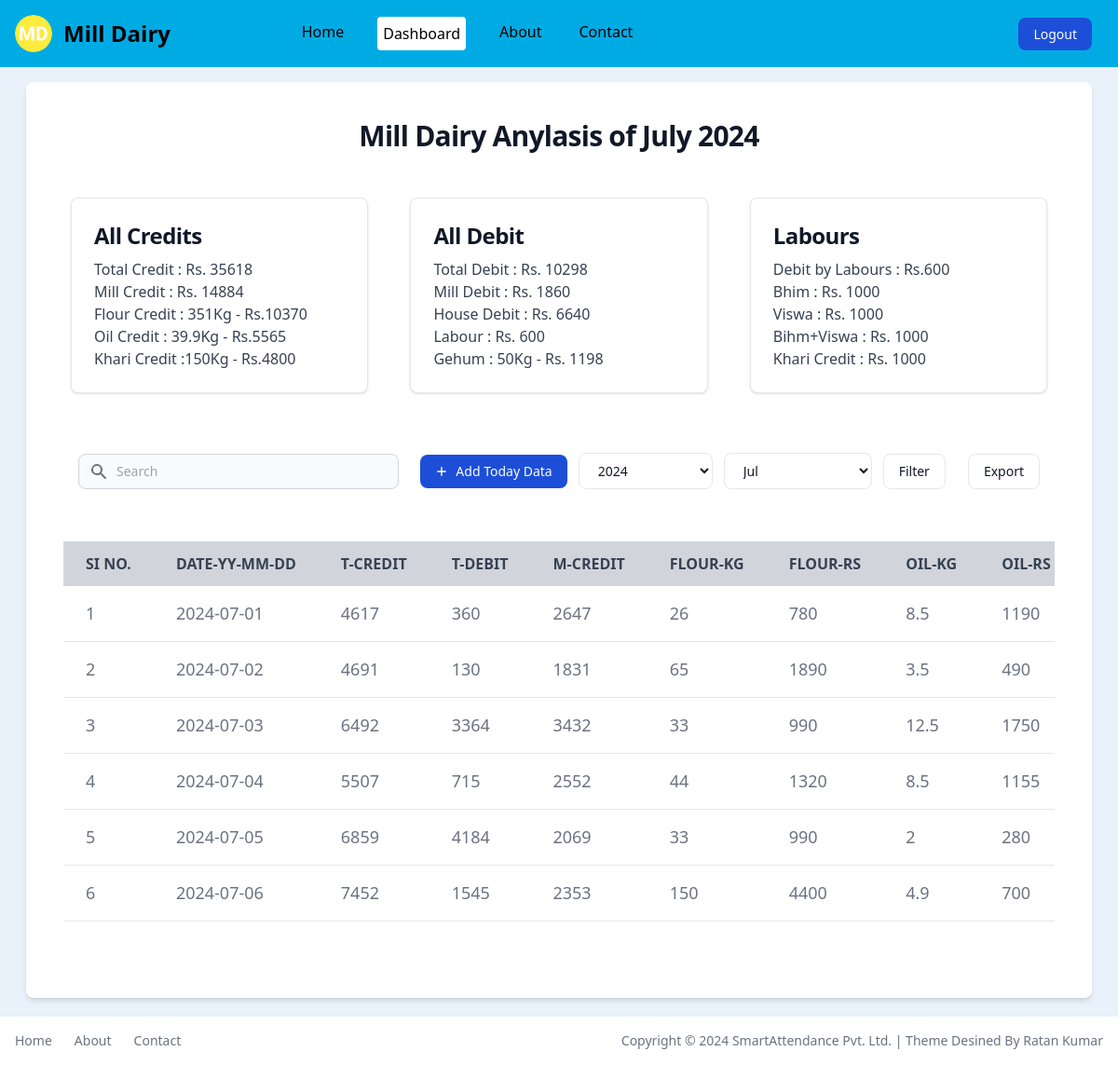
The page /dashboard (signed in) on the database its author committed.
### app.py (models this page shows, shortened)
class MillData(db.Model):
    id = db.Column(db.Integer, primary_key=True)
    user_id = db.Column(db.Integer, db.ForeignKey('user.id'), nullable=False)
    date = db.Column(db.Date, default=datetime.datetime.now)
    mill_credit = db.Column(db.Integer, nullable=False)
    flour_weight = db.Column(db.Integer, nullable=False)
    flour_rs = db.Column(db.Integer, nullable=False)
    oil_weight = db.Column(db.Integer, nullable=False)
    oil_rs = db.Column(db.Integer, nullable=False)
    khari_weight = db.Column(db.Integer, nullable=False)
    khari_rs = db.Column(db.Integer, nullable=False)
    labour_dscri = db.Column(db.String(100), nullable=False)
    labour_rs = db.Column(db.Integer, nullable=False)
    mill_debit = db.Column(db.Integer, nullable=False)
    mill_dscri = db.Column(db.String(100), nullable=False)
    home_debit = db.Column(db.Integer, nullable=False)
    home_dscri = db.Column(db.String(100), nullable=False)
    gehum_weight = db.Column(db.Integer, nullable=False)
    gehum_rs = db.Column(db.Integer, nullable=False)
    total_credit = db.Column(db.Integer, nullable=False)
    total_debit = db.Column(db.Integer, nullable=False)
    user = db.relationship('User', backref=db.backref('milldatas', lazy=True))

### app.py (the view, shortened to what this page needs)
@app.route('/dashboard', methods=['GET', 'POST'])
def dashboard():
    if 'email' in session:
        user = User.query.filter_by(email=session['email']).first()
        year = datetime.datetime.now().year # Give: 2024/2023..
        current_year = datetime.datetime.now().year # Give: 2024/2023..
        month = datetime.datetime.now().month # Give: 1/2/3/4/5..
        month_name = datetime.datetime.now().strftime("%B")
        if request.method == 'POST':
            year = int(request.form['year'])
            month = int(request.form['month'])
            month_name = datetime.datetime(year, month, 1).strftime("%B")
        mill_dairy_datas = MillData.query.filter(
            MillData.user_id == user.id,
            db.extract('year', MillData.date) == year,
            db.extract('month', MillData.date) == month
        ).all()
        query = request.args.get('query')
        total_t_credit = sum(data.total_credit for data in mill_dairy_datas)
        total_t_debit = sum(data.total_debit for data in mill_dairy_datas)
        total_m_credit = sum(data.mill_credit for data in mill_dairy_datas)
        total_flour_rs = sum(data.flour_rs for data in mill_dairy_datas)
        total_flour_weight = sum(data.flour_weight for data in mill_dairy_datas)
        total_oil_rs = sum(data.oil_rs for data in mill_dairy_datas)
        total_oil_weight = sum(data.oil_weight for data in mill_dairy_datas)
        total_khari_rs = sum(data.khari_rs for data in mill_dairy_datas)
        total_khari_weight = sum(data.khari_weight for data in mill_dairy_datas)
        total_mill_debit = sum(data.mill_debit for data in mill_dairy_datas)
        total_home_debit = sum(data.home_debit for data in mill_dairy_datas)
        total_labour_rs = sum(data.labour_rs for data in mill_dairy_datas)
        total_gehum_rs = sum(data.gehum_rs for data in mill_dairy_datas)
        total_gehum_weight = sum(data.gehum_weight for data in mill_dairy_datas)
        return render_template('dashboard.html', title='Dashboard', current_page='dashboard',
                               mill_dairy_datas=mill_dairy_datas, year=year, current_year=current_year,
                               month=month, month_name=month_name,
                               total_t_credit=total_t_credit, total_t_debit=total_t_debit,
                               total_m_credit=total_m_credit, total_flour_rs=total_flour_rs,
                               total_flour_weight=total_flour_weight, total_oil_rs=total_oil_rs,
                               total_oil_weight=total_oil_weight, total_khari_rs=total_khari_rs,
                               total_khari_weight=total_khari_weight, total_mill_debit=total_mill_debit,
                               total_home_debit=total_home_debit, total_labour_rs=total_labour_rs,
                               total_gehum_rs=total_gehum_rs, total_gehum_weight=total_gehum_weight)
    else:
        flash('You need to login first.', 'error')
        return redirect('/login')

### templates/dashboard.html (shortened to what this page needs)
{% extends 'layout.html' %}
{% block content %}
<div class="pt-[68px] w-full">
    <section class="bg-[#E9F1FA] dark:bg-gray-900 p-3 sm:p-5">
        <div class="mx-auto px-2 lg:px-2">
            <div class="bg-white dark:bg-gray-800 relative shadow-md sm:rounded-lg overflow-hidden">
                <h1 class="m-10 text-center mb-2 text-3xl font-bold tracking-tight text-gray-900 dark:text-white">Mill
                    Dairy Anylasis of {{month_name}} {{year}} </h1>
                <div class="m-1 md:m-10 flex flex-col md:flex-row md:items-center md:justify-between">
                    <div
                        class="block md:w-[30%] max-w-sm m-2 p-6 bg-white border border-gray-200 rounded-lg shadow hover:bg-gray-100 dark:bg-gray-800 dark:border-gray-700 dark:hover:bg-gray-700">
                        <h5 class="mb-2 text-2xl font-bold tracking-tight text-gray-900 dark:text-white">All Credits
                        </h5>
                        <p class="font-normal text-gray-700 dark:text-gray-400">Total Credit : Rs. {{ total_t_credit }}</p>
                        <p class="font-normal text-gray-700 dark:text-gray-400">Mill Credit : Rs. {{total_m_credit}}</p>
                        <p class="font-normal text-gray-700 dark:text-gray-400">Flour Credit : {{ total_flour_weight }}Kg - Rs.{{ total_flour_rs }}</p>
                        <p class="font-normal text-gray-700 dark:text-gray-400">Oil Credit : {{ total_oil_weight }}Kg - Rs.{{ total_oil_rs }}</p>
                        <p class="font-normal text-gray-700 dark:text-gray-400">Khari Credit :{{total_khari_weight}}Kg - Rs.{{total_khari_rs}}</p>
                    </div>
                    <div
                        class="block md:w-[30%] max-w-sm m-2 p-6 bg-white border border-gray-200 rounded-lg shadow hover:bg-gray-100 dark:bg-gray-800 dark:border-gray-700 dark:hover:bg-gray-700">
                        <h5 class="mb-2 text-2xl font-bold tracking-tight text-gray-900 dark:text-white">All Debit</h5>
                        <p class="font-normal text-gray-700 dark:text-gray-400">Total Debit : Rs. {{ total_t_debit }}</p>
                        <p class="font-normal text-gray-700 dark:text-gray-400">Mill Debit : Rs. {{ total_mill_debit }}</p>
                        <p class="font-normal text-gray-700 dark:text-gray-400">House Debit : Rs. {{ total_home_debit }}</p>
                        <p class="font-normal text-gray-700 dark:text-gray-400">Labour : Rs. {{ total_labour_rs }}</p>
                        <p class="font-normal text-gray-700 dark:text-gray-400">Gehum : {{ total_gehum_weight }}Kg - Rs. {{ total_gehum_rs }}</p>
                    </div>
                    <div
                        class="block md:w-[30%] max-w-sm m-2 p-6 bg-white border border-gray-200 rounded-lg shadow hover:bg-gray-100 dark:bg-gray-800 dark:border-gray-700 dark:hover:bg-gray-700">
                        <h5 class="mb-2 text-2xl font-bold tracking-tight text-gray-900 dark:text-white">Labours</h5>
                        <p class="font-normal text-gray-700 dark:text-gray-400">Debit by Labours : Rs.{{ total_labour_rs }}</p>
                        <p class="font-normal text-gray-700 dark:text-gray-400">Bhim : Rs. 1000</p>
                        <p class="font-normal text-gray-700 dark:text-gray-400">Viswa : Rs. 1000</p>
                        <p class="font-normal text-gray-700 dark:text-gray-400">Bihm+Viswa : Rs. 1000</p>
                        <p class="font-normal text-gray-700 dark:text-gray-400">Khari Credit : Rs. 1000</p>
                    </div>
                </div>
                <div class="m-1 md:m-10 flex flex-col md:flex-row items-center justify-between space-y-5 md:space-y-0 md:space-x-4 p-4">
                    <div class="w-full md:w-1/3">
                        <form class="flex items-center" action="/dashboard" method="get">
                            <div class="relative w-full">
                                <div class="absolute inset-y-0 left-0 flex items-center pl-3 pointer-events-none">
                                </div>
                                <input type="text" name="query" id="simple-search" class="bg-gray-50 border border-gray-300 text-gray-900 text-sm rounded-lg focus:ring-primary-500 focus:border-primary-500 block w-full pl-10 p-2 dark:bg-gray-700 dark:border-gray-600 dark:placeholder-gray-400 dark:text-white dark:focus:ring-primary-500 dark:focus:border-primary-500" placeholder="Search" required="">
                            </div>
                        </form>
                    </div>
                    <div class="w-full md:w-auto flex flex-col md:flex-row space-y-5 md:space-y-0 items-stretch md:items-center justify-end md:space-x-3 flex-shrink-0">
                        <button type="button"
                            class="flex items-center justify-center text-white bg-blue-700 hover:bg-primary-800 focus:ring-4 focus:ring-primary-300 font-medium rounded-lg text-sm px-4 py-2 dark:bg-primary-600 dark:hover:bg-primary-700 focus:outline-none dark:focus:ring-primary-800">
                            <svg class="h-3.5 w-3.5 mr-2" fill="currentColor" viewbox="0 0 20 20"
                                xmlns="http://www.w3.org/2000/svg" aria-hidden="true">
                                <path clip-rule="evenodd" fill-rule="evenodd"
                                    d="M10 3a1 1 0 011 1v5h5a1 1 0 110 2h-5v5a1 1 0 11-2 0v-5H4a1 1 0 110-2h5V4a1 1 0 011-1z" />
                            </svg>
                            <a href="/add_new_data">Add Today Data</a>
                        </button>
                        <form action="/dashboard" method="post">
                            <div class="flex items-center space-x-3 w-full md:w-auto">
                                <select name="year" required=""
                                    class="w-full md:w-auto flex items-center justify-center py-2 px-4 text-sm font-medium text-gray-900 focus:outline-none bg-white rounded-lg border border-gray-200 hover:bg-gray-100 hover:text-primary-700 focus:z-10 focus:ring-4 focus:ring-gray-200 dark:focus:ring-gray-700 dark:bg-gray-800 dark:text-gray-400 dark:border-gray-600 dark:hover:text-white dark:hover:bg-gray-700">
                                    {% for y in range(2017, current_year + 1) %}
                                    <option value="{{ y }}" {% if y==year %}selected{% endif %}>
                                        {{ y }}
                                    </option>
                                    {% endfor %}
                                </select>
                                <select name="month" required=""
                                    class="w-full md:w-auto flex items-center justify-center py-2 px-4 text-sm font-medium text-gray-900 focus:outline-none bg-white rounded-lg border border-gray-200 hover:bg-gray-100 hover:text-primary-700 focus:z-10 focus:ring-4 focus:ring-gray-200 dark:focus:ring-gray-700 dark:bg-gray-800 dark:text-gray-400 dark:border-gray-600 dark:hover:text-white dark:hover:bg-gray-700">
                                    <option value="7" {% if 7==month %}selected{% endif %}>Jul</option>
                                </select>
                                <button type="submit"
                                    class="w-full md:w-auto flex items-center justify-center py-2 px-4 text-sm font-medium text-gray-900 focus:outline-none bg-white rounded-lg border border-gray-200 hover:bg-gray-100 hover:text-primary-700 focus:z-10 focus:ring-4 focus:ring-gray-200 dark:focus:ring-gray-700 dark:bg-gray-800 dark:text-gray-400 dark:border-gray-600 dark:hover:text-white dark:hover:bg-gray-700">
                                    Filter
                                </button>
                            </div>
                        </form>
                        <form action="/download_excel" method="post">
                            <div class="flex items-center space-x-3 w-full md:w-auto">
                                <button type="submit"
                                    class="w-full md:w-auto flex items-center justify-center py-2 px-4 text-sm font-medium text-gray-900 focus:outline-none bg-white rounded-lg border border-gray-200 hover:bg-gray-100 hover:text-primary-700 focus:z-10 focus:ring-4 focus:ring-gray-200 dark:focus:ring-gray-700 dark:bg-gray-800 dark:text-gray-400 dark:border-gray-600 dark:hover:text-white dark:hover:bg-gray-700">
                                    Export
                                </button>
                            </div>
                        </form>
                    </div>
                </div>
                <div class="overflow-x-auto m-2 md:m-10 h-[450px]">
                    <table class="w-full text-left text-gray-500 dark:text-gray-400">
                        <thead class="whitespace-nowrap text-gray-700 uppercase bg-gray-300 dark:bg-gray-700 dark:text-gray-400 sticky top-0 z-50">
                            <tr>
                                <th scope="col" class="px-6 py-3"> SI No.</th>
                                <th scope="col" class="px-6 py-3"> Date-YY-MM-DD </th>
                                <th scope="col" class="px-6 py-3">T-Credit </th>
                                <th scope="col" class="px-6 py-3">T-Debit </th>
                                <th scope="col" class="px-6 py-3">M-Credit</th>
                                <th scope="col" class="px-6 py-3">Flour-Kg</th>
                                <th scope="col" class="px-6 py-3">Flour-Rs</th>
                                <th scope="col" class="px-6 py-3">Oil-Kg</th>
                                <th scope="col" class="px-6 py-3">Oil-Rs</th>
                            </tr>
                        </thead>
                        <tbody class="text-[18px]">
                            {% for mill_dairy_data in mill_dairy_datas %}
                            <tr class="bg-white border-b dark:bg-gray-800 dark:border-gray-700">
                                <td class="px-6 py-4">{{ loop.index }}</td>
                                <td class="px-6 py-4">{{ mill_dairy_data.date }}</td>
                                <td class="px-6 py-4">{{ mill_dairy_data.total_credit }}</td>
                                <td class="px-6 py-4">{{ mill_dairy_data.total_debit }}</td>
                                <td class="px-6 py-4">{{ mill_dairy_data.mill_credit }}</td>
                                <td class="px-6 py-4">{{ mill_dairy_data.flour_weight }}</td>
                                <td class="px-6 py-4">{{ mill_dairy_data.flour_rs }}</td>
                                <td class="px-6 py-4">{{ mill_dairy_data.oil_weight }}</td>
                                <td class="px-6 py-4">{{ mill_dairy_data.oil_rs }}</td>
                            </tr>
                            {% endfor %}
                        </tbody>
                    </table>
                </div>
            </div>
        </div>
    </section>
</div>
{% endblock %}

### rows shown on the page
MillData: date "2024-07-01", total_credit "4617", total_debit "360", mill_credit "2647", flour_weight "26", flour_rs "780", oil_weight "8.5", oil_rs "1190"
MillData: date "2024-07-02", total_credit "4691", total_debit "130", mill_credit "1831", flour_weight "65", flour_rs "1890", oil_weight "3.5", oil_rs "490"
MillData: date "2024-07-03", total_credit "6492", total_debit "3364", mill_credit "3432", flour_weight "33", flour_rs "990", oil_weight "12.5", oil_rs "1750"
MillData: date "2024-07-04", total_credit "5507", total_debit "715", mill_credit "2552", flour_weight "44", flour_rs "1320", oil_weight "8.5", oil_rs "1155"
MillData: date "2024-07-05", total_credit "6859", total_debit "4184", mill_credit "2069", flour_weight "33", flour_rs "990", oil_weight "2", oil_rs "280"
MillData: date "2024-07-06", total_credit "7452", total_debit "1545", mill_credit "2353", flour_weight "150", flour_rs "4400", oil_weight "4.9", oil_rs "700"

### other values the page prints
{{ total_t_credit }} "35618"
{{ total_m_credit }} "14884"
{{ total_flour_weight }} "351"
{{ total_flour_rs }} "10370"
{{ total_oil_weight }} "39.9"
{{ total_oil_rs }} "5565"
{{ total_khari_weight }} "150"
{{ total_khari_rs }} "4800"
{{ total_t_debit }} "10298"
{{ total_mill_debit }} "1860"
{{ total_home_debit }} "6640"
{{ total_labour_rs }} "600"
{{ total_gehum_weight }} "50"
{{ total_gehum_rs }} "1198"
form field year "2024"
